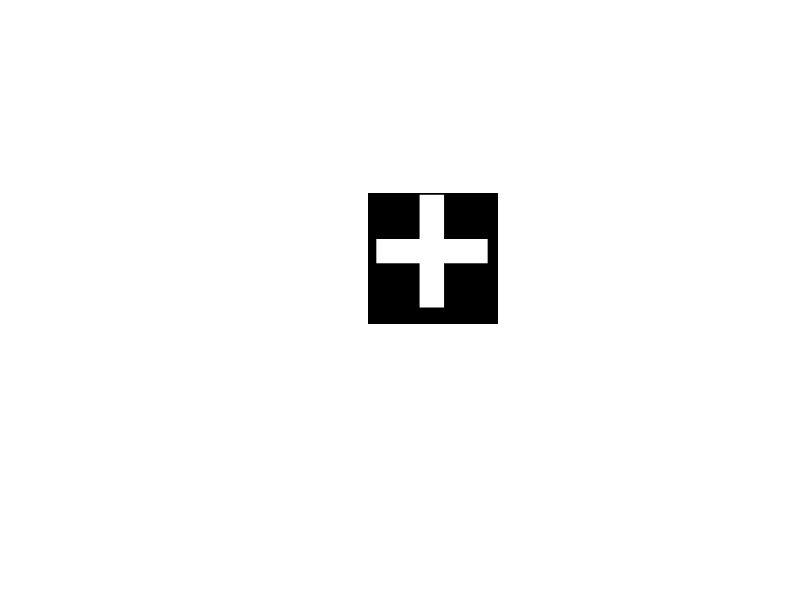

Source code (MATLAB): (Note: this script raises an error after producing the figure.)
clear all;
close all;
clc;
%%%edited by Defne Abur 3/16 to change default values to :defaultanswer={'3','20','60','40', '40', '100'};
%% define experimental parameters

prompt={'Subject ID:',...
    'Session ID:',...
    'group:',...
    'Gender ("male" or "female")'};
name='Subject Information';
numlines=1;
defaultanswer={'a','a','a','male'};
answer=inputdlg(prompt,name,numlines,defaultanswer);
subjectID = answer{1};
session   = answer{2};
group     = answer{3};
Gender    = answer{4};
% create the folder path to save the data files
baseFilename = ['data\' group, '\', subjectID, '\', session, '\'];

% check if the foler exists (to avoid overwrite)
if (exist(baseFilename,'dir'))
    h = errordlg('THE DIRECTORY EXISTS!');
    return;
else
    mkdir(baseFilename);
end

%% initialization of the parameters

prompt={'Vowel Duration (s) :',...
    'Number of trial in Basline :',...
    'Number of trial in Ramp :',...
    'Number of trial in Hold :',...
    'Number of trial in Aftereffect :'...
    'Max Perturbation (cent) :'};
name='Experimental parameters';
numlines=1;
defaultanswer={'3','20','60','40', '40', '100'};
answer=inputdlg(prompt,name,numlines,defaultanswer);

Record_Time = str2num(answer{1});
baselineTrials = str2num(answer{2});
rampTrials =str2num(answer{3});
holdTrials = str2num(answer{4});
aftereffectTrials = str2num(answer{5});
maxGain = str2num(answer{6});

Fs = 44100;
% calculate gain value for every trial
gainTrials = [zeros(1,baselineTrials), linspace(0,maxGain,rampTrials), maxGain*ones(1,holdTrials), zeros(1,aftereffectTrials)];

figure1 = figure('NumberTitle','off','Color',[0 0 0],'Position',[-1280 1050 1281 1026],'MenuBar','none');
H1 = annotation(figure1,'textbox',[0.46 0.46 0.2 0.2],...
    'Color',[1 1 1],...
    'String',{'+'},...
    'LineStyle','none',...
    'FontWeight','bold',...
    'FontSize',160,...
    'FontName','Arial',...
    'BackgroundColor',[0 0 0],...
    'Visible','on');

H2 = annotation(figure1,'textbox',[0.38 0.46 0.2 0.2],...
    'Color',[1 1 1],...
    'String',{'aaa'},...
    'LineStyle','none',...
    'FontWeight','bold',...
    'FontSize',160,...
    'FontName','Arial',...
    'BackgroundColor',[0 0 0],...
    'visible','off');

% LineIn = audiorecorder(Fs,24,2);
% Happy = 0;
%
%
% h1 = figure;
% while (Happy ==0)
%     clf(h1);
%     set (H1,'Visible','on');
%     pause(1);
%     set (H1,'Visible','off');
%
%     set(H2,'Color',[1 1 1]);
%     set (H2,'Visible','on');
%     recordblocking(LineIn, 5);
%         set (H2,'Visible','off');
%     Y_sample = getaudiodata(LineIn);
%     stop(LineIn);
%     plot(linspace(0,length(Y_sample)/Fs,length(Y_sample)),Y_sample(:,1));
%     hold on;
%     line([1 1],[-1 1],'LineWidth',2,'Color',[0 0 0])
%     line([4 4],[-1 1],'LineWidth',2,'Color',[0 0 0])
%     ylim([-1 1])
%     Happy = input('Are you happy with the signal (0,1):');
%     set (H2,'Visible','off');
% end
% try
%     close (h1);
% catch
%     %
% end
% FileName= [baseFilename 'Sample.wav'];
% audiowrite(FileName,Y_sample,Fs);

addpath c:/speechres/commonmcode;
cds('audapter_matlab');
which Audapter;
Audapter info;


%%
for TR_n = 1 : length(gainTrials)
    fprintf('Trial number: %d, Gain value : %1.2f \n', TR_n, gainTrials(TR_n))
    
    
    % show the +
    set (H1,'Visible','on');
    pause(2);
    %     sound (Y_sample(round(length(Y_sample)/5):round(4*length(Y_sample)/5),1),Fs);
    set (H1,'Visible','off');
    
    
    
    set(H2,'Color',[1 1 1]);
    set (H2,'Visible','on');
    pause(1);
    set(H2,'Color',[0 1 0]);
    % GO
    Ayoub_PitchShift(gainTrials(TR_n)/100,Record_Time+2);
    
    Audapter('reset');
    Audapter('start');
    pause(Record_Time);
     set(H2,'Color',[1 1 1]);
    pause(2)
    Audapter('stop');
    
    Out{TR_n} = AudapterIO('getData');
    
    
    set (H2,'Visible','off');
    
    pause(3)
    
    
    FileName= [baseFilename 'trial_' num2str(TR_n) '_' num2str(gainTrials(TR_n)) '.wav'];
    Y_Out = [Out{TR_n}.signalIn Out{TR_n}.signalOut];
    audiowrite(FileName,Y_Out,Out{TR_n}.params.sRate);
    
end
close all;
FileName= [baseFilename 'DataFile.mat'];
Experiment.gainTrials = gainTrials;

save(FileName,'Out','Experiment');
